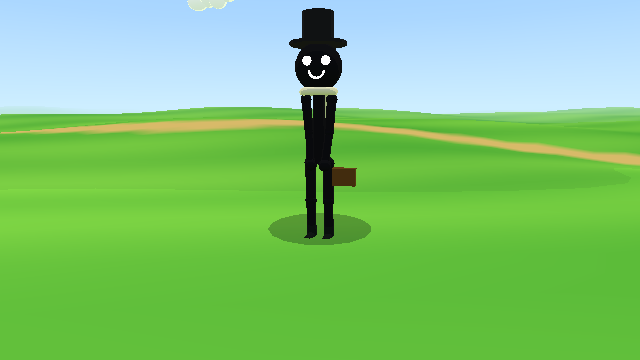
#> input picture library/assets/previews/CHR_doctor_tophat.png, 640 x 360 px
$ python -i make_thumbnail.py   (imports and definitions only)
#> lines starting #> are read from the running program, lines starting #| are printed output that depends on the picture
#!/usr/bin/env python3
"""Render a detailed, realistic-looking thumbnail (1280x720 PNG) from a scene file: anti-aliased vector shapes with gradients, bevel lighting,
soft shadows and glows, a library of shaded icons, real fonts, an optional 3D-rendered background from the plugin's three.js studio, and
a photographic finish (vignette, bloom, contrast, grain). No flat-fill / MS Paint look.

  python make_thumbnail.py --scene scene.json --out thumb.png [--phone thumb_phone.png] [--supersample 3]

Scene (JSON), pixels on the 1280x720 canvas, origin top-left:
{
  "background": "#101826" | {"linear": ["#0b1020", "#26406b"], "angle": 90} | {"radial": [...], "center": [0.5, 0.4], "radius": 0.8},
  "background_3d": { "world": {"theme": "night", "seed": 5, "props": ["PRP_hospital_bed"]}, "actors": [...], "shot": {...}, "assets": {...} },   # lit 3D render of the plugin's studio
  "background_image": "path.png",                       # or any image you already have (cover-fitted)
  "post": {"vignette": 0.45, "bloom": 0.25, "contrast": 1.08, "saturation": 1.1, "grain": 0.02, "blur_bg": 0, "bg_dim": 0},   # blur_bg/bg_dim soften and darken the background image/3D render so the icons pop
  "shapes": [ ... drawn in order ... ]
}
Shapes (all accept: fill, outline, width, shadow, glow, bevel, opacity, rotate [degrees about the shape centre or "pivot": [x, y]]):
  rect {box} | rrect {box, r} | ellipse {box} | polygon {points} | path {points, closed, smooth (0-4)} | line {points, width, cap:"round"} |
  ring {box, thickness} (a true ring with a hole) | arc {box, from, to, thickness} (ring segment, degrees, 0 = right, clockwise) | pie {box, from, to} | star {center, r, r_in, n, rot} |
  ngon {center, r, n, rot} | capsule {p0, p1, r} | text {text, xy, size, anchor, font, fill, stroke, stroke_width, shadow, rotate, line_spacing} |
  icon {id, box, colors:{main, dark, light, accent, ...}, flip, rotate, shadow, glow}  (library/thumbnail-icons/*.json; see thumbnail_icons.py) |
  image {path, box, fit: cover|contain, opacity, blur} | spotlight {center, radius, color, alpha, squash}  (soft light pool; use it instead of a filled circle for light)
Colours: "#rrggbb". fill may be a colour or {"linear": [c1, c2 | [pos, colour]...], "angle": deg (0 = left to right, 90 = top to bottom)} or {"radial": [...], "center": [.5,.5], "radius": .7}.
  outline: a colour, "auto" (a darker shade of the fill) or null (default for the scene: null). shadow: {"dx": 8, "dy": 14, "blur": 22, "color": "#000000", "alpha": 0.55}.
  glow: {"color": "#ffd34d", "blur": 40, "alpha": 0.8}. bevel: 0-1 (rounded, lit-from-top-left volume on any shape).
Writes the PNG and a 320x180 phone preview; prints checks: words (max 2), smallest text, text contrast, focal size, empty rings, shapes off canvas.
Exit 0 = rendered (checks may WARN), 2 = scene invalid.
"""
import argparse, json, math, os, re, subprocess, sys, tempfile

try:
    import numpy as np
    from PIL import Image, ImageDraw, ImageFont, ImageFilter, ImageChops
except ImportError:
    sys.exit("Pillow and numpy are required: pip install pillow numpy")

HERE = os.path.dirname(os.path.abspath(__file__))
ROOT = os.path.abspath(os.path.join(HERE, ".."))
W, H = 1280, 720
S = 3                                                  # supersample factor (anti-aliasing)
ICON_DIR = os.path.join(ROOT, "library", "thumbnail-icons")
FONT_DIR = os.path.join(ROOT, "assets", "fonts")
FONTS = {"black": ["Inter-Black.otf", "DejaVuSans-Bold.ttf"], "bold": ["Inter-ExtraBold.otf", "DejaVuSans-Bold.ttf"],
         "regular": ["DejaVuSans.ttf", "LiberationSans-Regular.ttf"]}


def die(m):
    sys.stderr.write("SCENE INVALID: " + m + "\n"); sys.exit(2)


# ------------------------------------------------------------------ colour
# [20 lines left out: functions rgb, shade, lum, not called in this run]


def contrast(a, b):
    la, lb = sorted((lum(a), lum(b)), reverse=True)
    return (la + 0.05) / (lb + 0.05)


_fc = {}


# [62 lines left out: functions font, stops, gradient_image, solid_or_grad, mean_color, not called in this run]


# ------------------------------------------------------------------ geometry (all return polygons: lists of (x, y))
def ell(cx, cy, rx, ry, n=96, a0=0.0, a1=360.0):
    return [(cx + rx * math.cos(math.radians(a0 + (a1 - a0) * i / n)), cy + ry * math.sin(math.radians(a0 + (a1 - a0) * i / n))) for i in range(n + 1)]


# [91 lines left out: functions rrect_poly, chaikin, stroke_polys, box4, pts_of, shape_polys, not called in this run]


# ------------------------------------------------------------------ painting onto an RGBA target
class Tx:
    """Affine map: unit/icon space -> canvas pixels (supersampled), with scale for widths."""
    def __init__(self, sx=1.0, sy=1.0, tx=0.0, ty=0.0, rot=0.0, flip=False):
        self.sx, self.sy, self.tx, self.ty, self.rot, self.flip = sx, sy, tx, ty, math.radians(rot), flip

    # [5 lines left out: function __call__, not called in this run]

    @property
    def scale(self):
        return (abs(self.sx) + abs(self.sy)) / 2


# [5 lines left out: function rotate_pts, not called in this run]


def bbox_of(polys):
    xs = [p[0] for poly in polys for p in poly]; ys = [p[1] for poly in polys for p in poly]
    return min(xs), min(ys), max(xs), max(ys)


# [303 lines left out: functions composite, fblur, bevel_shade, paint, load_icon, resolve_color and 8 more, not called in this run]


def render(scene, out, phone=None, ss=None, quiet=False):
    global S
    S = ss or scene.get("supersample", 3)
    bgspec = scene.get("background", "#101826")
    canvas = Image.new("RGBA", (W * S, H * S), (0, 0, 0, 255))
    if isinstance(bgspec, dict):
        canvas.paste(gradient_image(canvas.size, (0, 0, canvas.width, canvas.height), bgspec).convert("RGBA"))
    else:
        canvas.paste(Image.new("RGBA", canvas.size, rgb(bgspec) + (255,)))
    tmp = None
    if scene.get("background_3d"):
        tmp = tempfile.NamedTemporaryFile(suffix=".png", delete=False).name
        render_3d_background(scene["background_3d"], tmp); scene["background_image"] = tmp
    if scene.get("background_image"):
        draw_image(canvas, {"path": scene["background_image"], "fit": "cover", "blur": scene.get("post", {}).get("blur_bg", 0)})
        dim = scene.get("post", {}).get("bg_dim", 0)
        if dim:
            canvas.alpha_composite(Image.new("RGBA", canvas.size, (0, 0, 0, int(255 * dim))))
    shapes = scene.get("shapes")
    if not isinstance(shapes, list):
        die("'shapes' must be a list")
    defaults = {"outline": scene.get("outline"), "width": scene.get("outline_width", 0), "opacity": 1}
    tinfo = []
    tx = Tx(S, S, 0, 0)
    warn, words, min_text, outside = [], 0, 10 ** 9, 0
    for i, sh in enumerate(shapes, 1):
        if sh.get("type") == "text":
            draw_text(canvas, sh, defaults, tinfo)
        else:
            draw_shapes(canvas, [sh], tx, defaults)
    img = canvas.convert("RGB").resize((W, H), Image.LANCZOS)
    img = finish(img, scene.get("post", {"vignette": 0.35, "contrast": 1.05, "saturation": 1.05, "grain": 0.012}))
    os.makedirs(os.path.dirname(os.path.abspath(out)), exist_ok=True)
    img.save(out, "PNG")
    phone = phone or os.path.splitext(out)[0] + "_phone.png"
    if not quiet:
        img.resize((320, 180), Image.LANCZOS).save(phone, "PNG")
    # ---- checks
    arr = np.asarray(img, dtype=np.float32)
    for t in tinfo:
        words += len(re.findall(r"\w+", t["text"])); min_text = min(min_text, t["size"])
        bb = [int(max(0, min(v, lim))) for v, lim in zip(t["bbox"], (W, H, W, H))]
        reg = arr[bb[1]:max(bb[1] + 1, bb[3]), bb[0]:max(bb[0] + 1, bb[2])]
        fl = rgb(t["fill"]) if not isinstance(t["fill"], dict) else mean_color(t["fill"])
        ref = rgb(t["stroke"]) if t["stroke"] else tuple(int(v) for v in reg.reshape(-1, 3).mean(0))
        c_ = contrast(fl, ref)
        if c_ < 4.5:
            warn.append(f"text '{t['text']}': contrast {c_:.1f}:1 (need 4.5+ to read in half a second); add a dark stroke or a shadow")
        if t["bbox"][0] < 0 or t["bbox"][1] < 0 or t["bbox"][2] > W or t["bbox"][3] > H:
            warn.append(f"text '{t['text']}' runs off the canvas")
        if t["bbox"][2] > W - 40 - 0 and t["bbox"][3] > H - 80:
            warn.append(f"text '{t['text']}' sits in the bottom-right corner where YouTube puts the duration badge")
    if words > 2:
        warn.append(f"{words} words of text on the image; the channel rule is one or two words")
    if min_text < 10 ** 9 and min_text < 120:
        warn.append(f"smallest text is {min_text}px; below 120px it is hard to read at feed size")
    for sh in shapes:
        if sh.get("type") == "ellipse" and not sh.get("fill") and sh.get("outline"):
            warn.append("an unfilled ring is on the image: make sure it circles something that is really there (a ring around nothing confuses the viewer)")
    sat = arr.std()
    if sat < 28:
        warn.append(f"low overall contrast (std {sat:.0f}); the focal element will not pop at phone size")
    if not quiet:
        print(f"rendered {out} ({W}x{H}, supersample {S}) and {phone} (320x180)")
        print(f"checks: shapes={len(shapes)} words_on_image={words} smallest_text={min_text if min_text < 10 ** 9 else 'n/a'} contrast_std={sat:.0f}")
        for w_ in warn:
            print("WARN:", w_)
        print("Now OPEN BOTH PNGs with Read, then run the blind recognition test (agent thumbnail-reader): the picture must be understood by someone who has not seen the brief.")
    if tmp and os.path.exists(tmp):
        os.unlink(tmp)
    return 0


# [9 lines left out: function main, not called in this run]


# [2 lines not run here, left out]

>>> import cv2
>>> picture = cv2.imread('../library/assets/previews/CHR_doctor_tophat.png', cv2.IMREAD_GRAYSCALE)
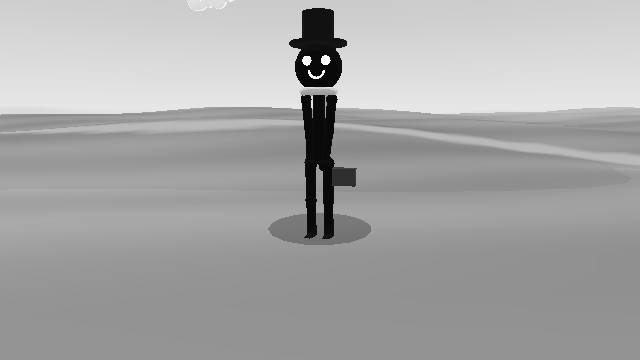
#> picture: shape (360, 640); min 8, max 255, mean 166.7
>>> result = render(picture, 'out.png')
#> (the run stopped early here; a loop or call above may not have finished)
